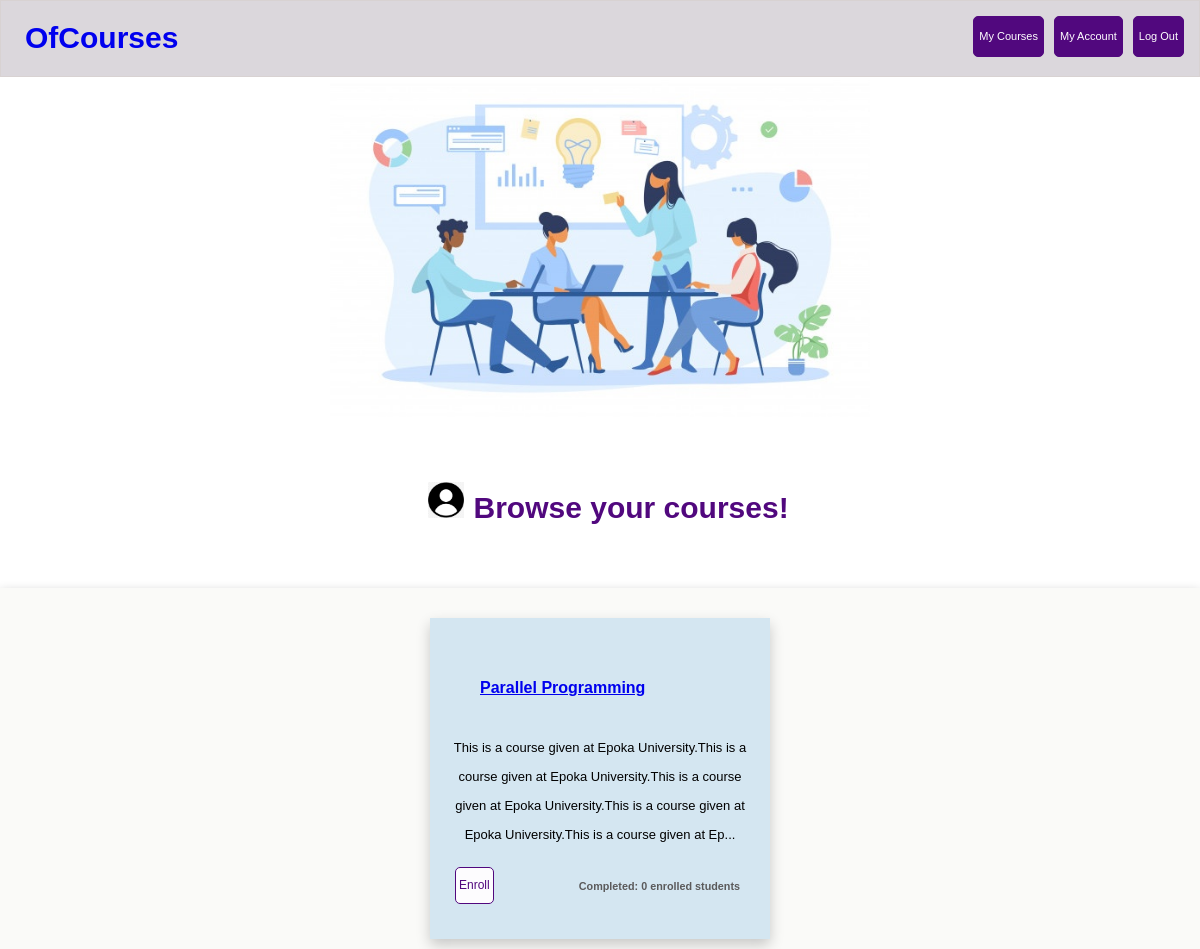
Before: /Student/courses.php (signed in) with the older database file.
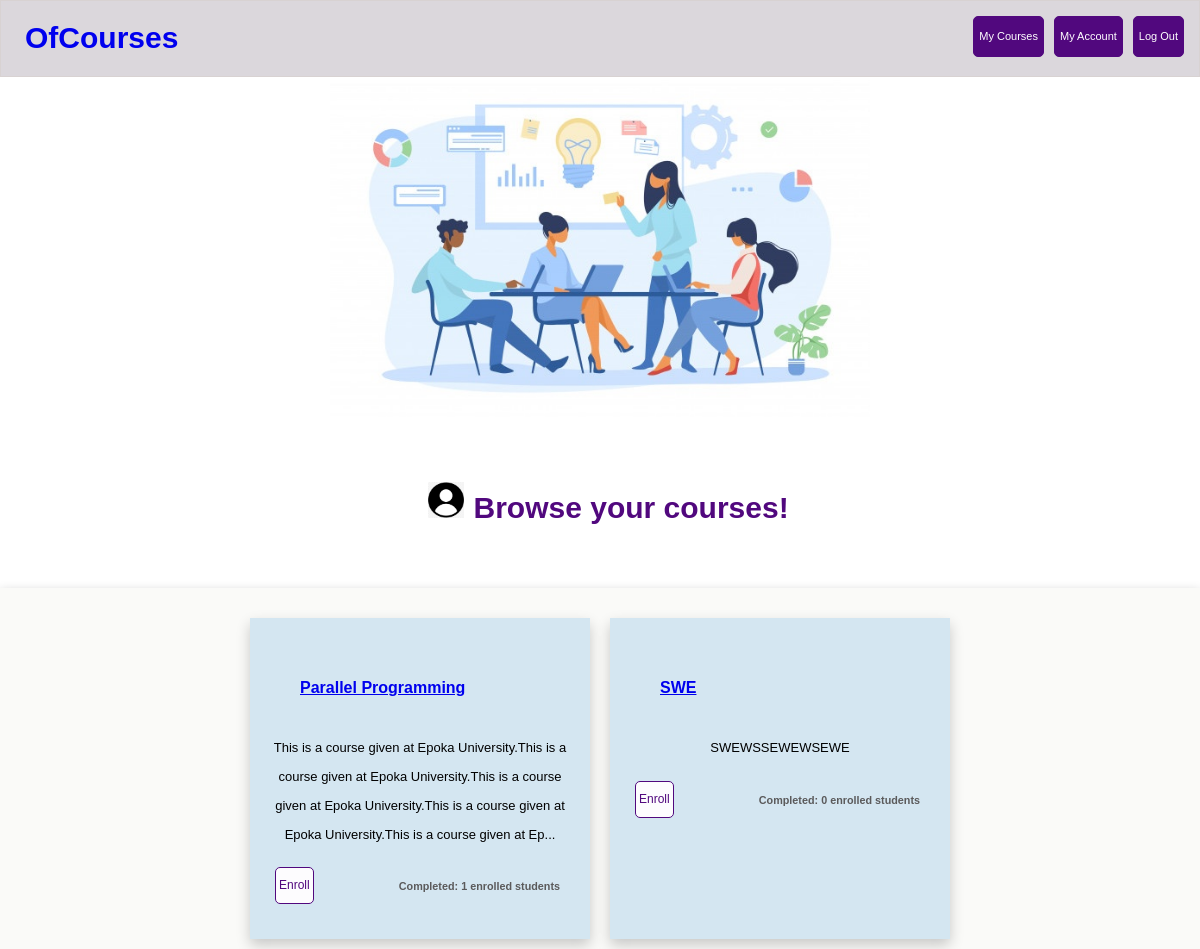
After: the same page with the newer database file.
### tables this page shows
CREATE TABLE `course` (
  `id` int(11) NOT NULL,
  `name` text NOT NULL,
  `description` text NOT NULL,
  `professorEmail` varchar(100) NOT NULL,
  `startDate` date NOT NULL,
  `endDate` date NOT NULL,
  `verified` int(11) DEFAULT NULL
);

### Model/course.php (called while the page is built, shortened)
<?php
    class Course{
        public function __construct(){
            include("../Utility/db_connection.php");
            $this -> dbh = $conn;
        }
        public function getEnrolledNumber($id){
            $stmt = $this -> dbh -> prepare("SELECT count(*) result from course c,registered r where r.courseId = c.id and c.id=?");
            $stmt -> execute([$id]);
            $courses = $stmt -> fetch();
            return $courses["result"];
        }
        public function getAllUnregisteredCourses($email){
            $stmt = $this -> dbh -> prepare("SELECT count(*) result from course where id not in (select courseId from registered where email=? )");
            $stmt -> execute([$email]);
            $count = $stmt -> fetch();
            $stmt = $this -> dbh -> prepare("SELECT *,CASE when startDate > CURDATE() then 'Upcoming' when endDate > CURDATE() then 'Completed' ELSE 'Ongoing' END status from course where id not in (select courseId from registered where email=?)");
            $stmt -> execute([$email]);
            $courses = $stmt -> fetchAll();
            return $courses;
        }
    }
?>

### Controller/getAllUnregisteredCourses.php (the view)
<?php
        include("../Model/course.php");
        $courseRepository = new Course();
        $myCourses = $courseRepository->getAllUnregisteredCourses($_SESSION["email"]);
        if(count($myCourses)>0){
          echo "<div class='flex-container'>";
          foreach($myCourses as $course){
            if(strlen($course["description"])>200){
              $course["description"] = substr($course["description"],0,200)."...";
            }
            $cnt = $courseRepository->getEnrolledNumber($course["id"]);
            echo "<div class='border' id='oop' style='width: 300px;'>".
                "<h4><a href='../Utility/viewCourse.php?courseId={$course["id"]}' class='stretched-link'>{$course['name']}</a></h4>".
                "<p> {$course['description']} </p>".
                "<a class='btnExtra' href='../Controller/enrollCourse.php?id={$course['id']}'>Enroll</a>".
                "<h5> {$course['status']}: {$cnt} enrolled students </h5>".
              "</div>";
          }
          echo "</div>";
        }
?>

### Student/courses.php (shortened to what this page needs)
<!DOCTYPE html>
<html lang="en">
<head>
  <link href="../css/navbarStyle.css" rel="stylesheet">
  <link href="../css/studentStyle.css" rel="stylesheet">
  <link href="../css/profCoursesStyle.css" rel="stylesheet">
  <link rel="stylesheet" href="https://cdnjs.cloudflare.com/ajax/libs/font-awesome/4.7.0/css/font-awesome.min.css">
</head>
<body>
  <?php
    include("../Utility/studentHeader.php");
  ?>
  <div class="container d-flex flex-column justify-content-center align-items-center text-center position-relative" data-aos="zoom-out">
    <img src="../images/image3.jpg" class="container-three">
    <h2> <img src="../images/avatar.png" class="container-two"><span>Browse your courses!</span></span></h2>
    <div style="display: flex;flex-direction: row;">
    <?php
    include("../Controller/getAllUnregisteredCourses.php");
    ?>
    <br>
    </div>
</div>
</body>

### Utility/studentHeader.php (shortened to what this page needs)
<div class="container">
    <nav class="navbar">
        <div class="container-fluid">
            <a class="button" href="../Student/welcome.php">OfCourses</a>
            <a class="btn" href="../Utility/logout.php">Log Out</a>
            <a class="btn" href="../Utility/myProfile.php">My Account</a>
            <a class="btn" href="../Student/courses.php">My Courses</a></li>
        </div>
    </nav>
</div>

### css/navbarStyle.css (style rules this page uses)
body { margin: 0; padding: 0; font-family: sans-serif; line-height: 1.8em; color: #5a5c5a; }
.btn { background-color: rgb(77, 61, 82); border: 0.5px solid rgb(66, 9, 76); color: white; padding: 5px 5px; text-align: center; text-decoration: none; font-size: 11px; float: right; margin-left: 20px; margin:5px; border-radius: 5px; }
.btnExtra { background-color: rgb(253, 252, 254); border: 1px solid rgb(66, 9, 76); color: rgb(66, 9, 76); padding: 3px 3px; text-align: center; text-decoration: none; font-size: 12px; float: left; margin-left: 20px; margin:5px; border-radius: 5px; }
.button { padding: 8px 9px; text-align: center; text-decoration: none; font-size: 30px; float: left; margin-left: 20px; margin:5px; border-radius: 5px; font-weight: bold }
.navbar { position: fixed; top: 0; left: 0; right: 0; padding: 10px; overflow: hidden; background-color: rgb(252, 252, 252); border: 0.5px solid rgb(216, 210, 210); }

### css/studentStyle.css (style rules this page uses)
h2 { color: rgb(66, 9, 76); padding-left: 27px; font-size: 20px; padding-top: 30px; text-align: center; padding-bottom: 40px; }
span { margin: 0 10px; }
.container-three { padding-top: 80px; display: block; margin-left: auto; margin-right: auto; width: 45%; }
h2 .container-two { width: 3%; }
.flex-container { flex: 1 1 0px; box-shadow: 0 3px 10px rgb(0 0 0 / 0.2); padding-top: 20px; justify-content: center; display: flex; flex-direction: column; flex-wrap: wrap; background-color: rgb(250, 250, 248); margin-top: 0px; }
.flex-container > div { box-shadow: 0 6px 13px rgb(0 0 0 / 0.2); background-color: rgb(226, 216, 230); margin: 10px; padding: 20px; font-size: 13px; color: black; }

### css/profCoursesStyle.css (style rules this page uses)
body { margin: 0; padding: 0; font-family: sans-serif; line-height: 1.8em; color: #5a5c5a; }
.btn { background-color: #51087E; border: 0.5px solid #51087E; color: white; padding: 5px 5px; text-align: center; text-decoration: none; font-size: 11px; float: right; margin-left: 20px; margin:5px; border-radius: 5px; }
.btnExtra { background-color: rgb(253, 252, 254); border: 1px solid #51087E; color: #51087E; padding: 3px 3px; text-align: center; text-decoration: none; font-size: 12px; float: left; margin-left: 20px; margin:5px; border-radius: 5px; }
.button { padding: 8px 9px; text-align: center; text-decoration: none; font-size: 30px; float: left; margin-left: 20px; margin:5px; border-radius: 5px; font-weight: bold }
.navbar { position: fixed; top: 0; left: 0; right: 0; padding: 10px; overflow: hidden; background-color: rgb(252, 252, 252); border: 0.5px solid rgb(216, 210, 210); }
h2 { font-size: 30px; padding-top: 40px; text-align: center; }
p { text-align: center; }
h5 { text-align: right; padding-top: 5px; padding-right: 10px; color:rgb(91, 90, 91) }
h4 { padding-top: 15px; color:#51087E; padding-left: 30px; font-size: 16px; padding-bottom: 10px; }
h1, h2, h3, h6 { color: #51087E; }
.flex-container { box-shadow: 0 3px 10px rgb(0 0 0 / 0.2); padding-top: 20px; justify-content: center; display: flex; flex-direction: row; flex-wrap: wrap; background-color: rgb(250, 250, 248); margin-top: 0px; }
.flex-container > div { box-shadow: 0 6px 13px rgb(0 0 0 / 0.2); margin: 10px; padding: 20px; font-size: 13px; color: black; }
.flex-container > div#oop, div#wdd, div#md, div#cp { background-color: #D4E6F1; }

Changed rows visible on the page:
computed for course "Parallel Programming": cnt "0" → "1"
added course: name "SWE", description "SWEWSSEWEWSEWE", status "Completed", cnt "0"
